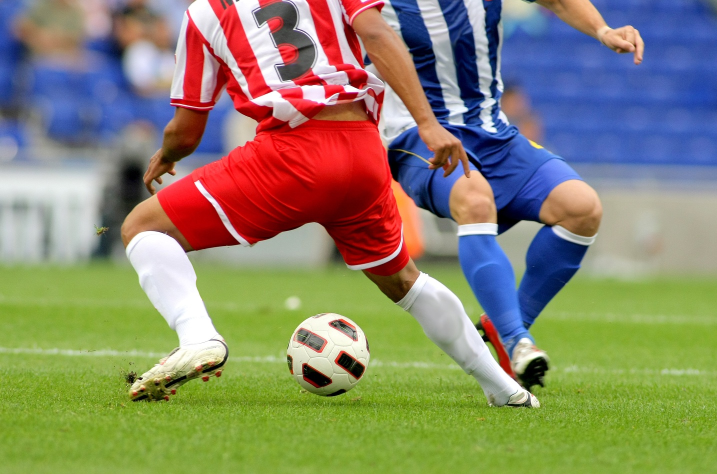
#> input picture 실습2/soccer.jpg, 1434 x 948 px (shown at 1/2 size)
$ python 1.py
#> lines starting #> are read from the running program, lines starting #| are printed output that depends on the picture
# -*- coding: utf-8 -*-
"""edge_detection.ipynb

Automatically generated by Colaboratory.

Original file is located at
    https://colab.research.google.com/drive/1Es0wN-LjGCL_Y2Ka7xNPedzKibR0jbCP
"""

# 에지 검출
import cv2 as cv

img = cv.imread("soccer.jpg")
#> img is the input picture: shape (948, 1434, 3); mean B, G, R 107.2, 133.3, 136.9
gray = cv.cvtColor(img, cv.COLOR_BGR2GRAY)
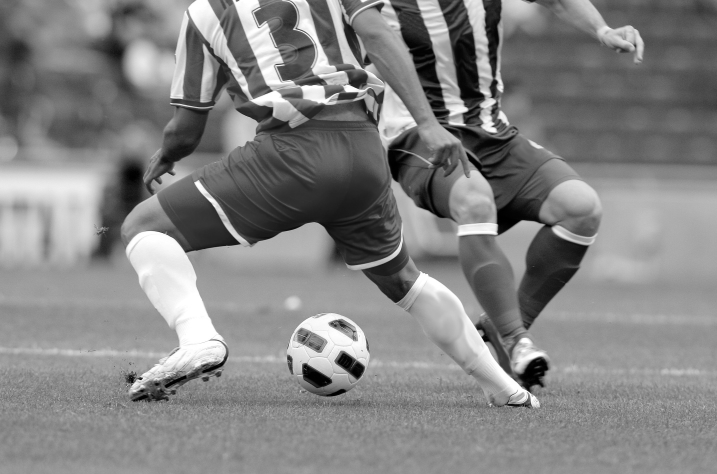
#> gray: shape (948, 1434) (shown at 1/2 size); min 0, max 255, mean 131.4

grad_x = cv.Sobel(gray, cv.CV_32F, 1, 0, ksize=3)
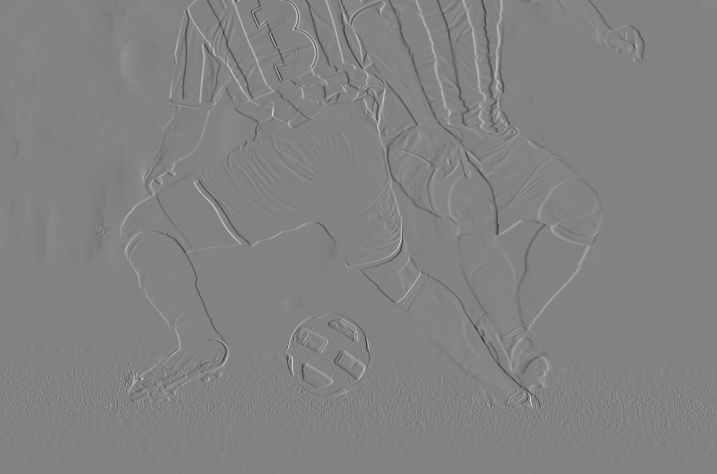
#> grad_x: shape (948, 1434) float32 (shown at 1/2 size); min -843, max 798, mean 0; drawn with min black and max white
grad_y = cv.Sobel(gray, cv.CV_32F, 0, 1, ksize=3)
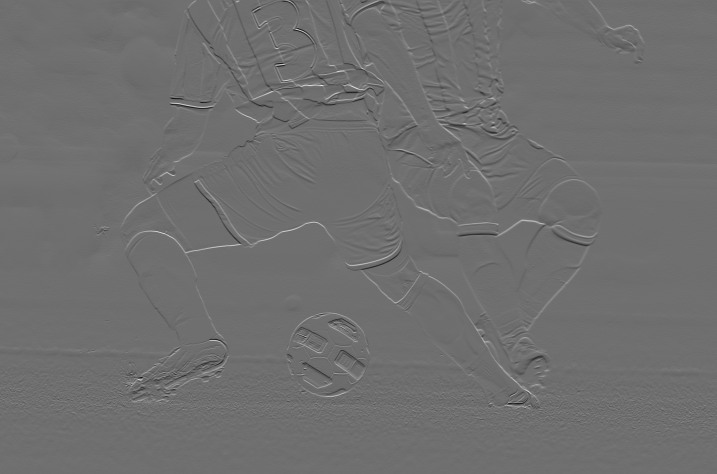
#> grad_y: shape (948, 1434) float32 (shown at 1/2 size); min -749, max 965, mean 0.1; drawn with min black and max white

#> (the run stopped early here; a loop or call above may not have finished)
